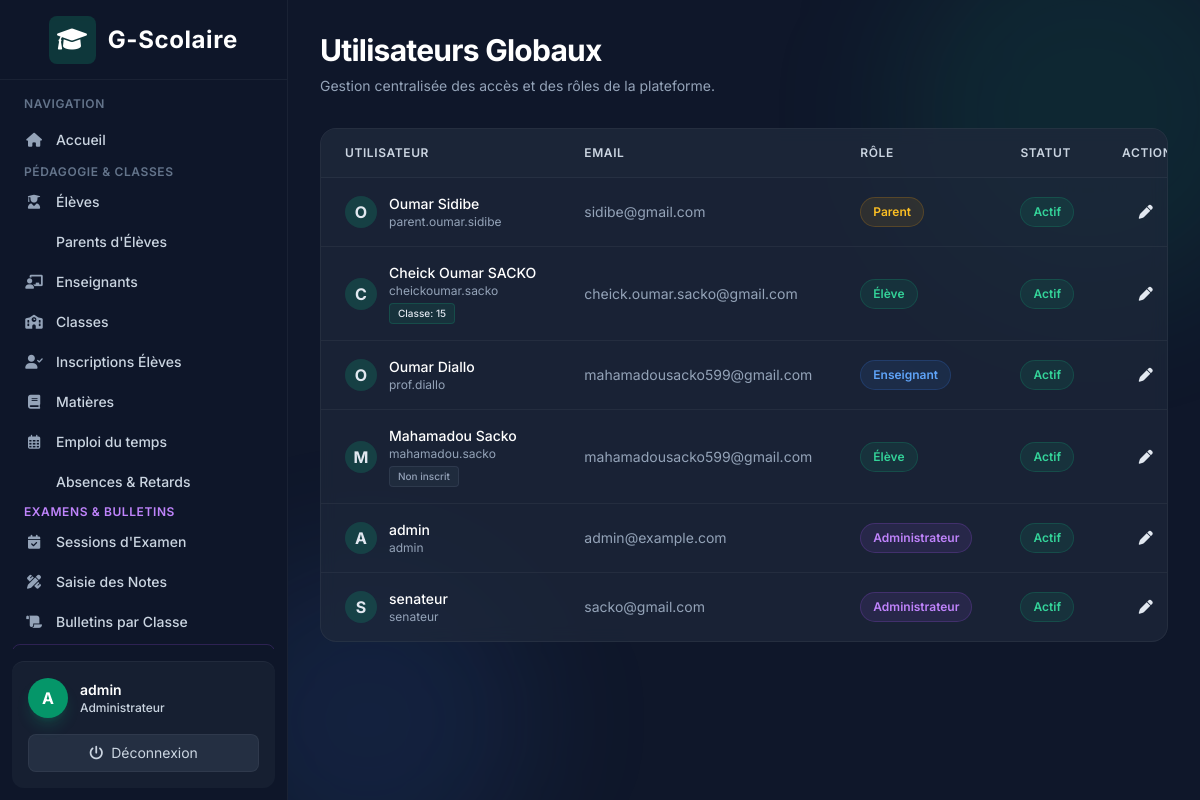
The app's page /system/users/ (signed in) with its own data.
### accounts/models.py (models this page shows)
class User(AbstractUser):
    class Role(models.TextChoices):
        ADMIN = "ADMIN", "Administrateur"
        TEACHER = "TEACHER", "Enseignant"
        STUDENT = "STUDENT", "Élève"
        PARENT = "PARENT", "Parent"
    role = models.CharField(
        max_length=20,
        choices=Role.choices
    )
    phone = models.CharField(max_length=30, blank=True)

### academics/models.py (models this page shows, shortened)
class Enrollment(models.Model):
    student = models.ForeignKey(Student, on_delete=models.CASCADE)
    school_class = models.ForeignKey(
        SchoolClass,
        on_delete=models.CASCADE
    )
    date = models.DateField(auto_now_add=True)
    class Meta:
        unique_together = ("student", "school_class")

class SchoolClass(models.Model):
    LEVEL_CHOICES = [(i, f"Année {i}") for i in range(1, 13)]
    level = models.IntegerField(choices=LEVEL_CHOICES, default=1, verbose_name="Niveau d'année (1-12)")
    section = models.CharField(max_length=10, blank=True, verbose_name="Section / Groupe (ex: A, B, C)")
    name = models.CharField(max_length=100, blank=True, verbose_name="Nom complet (Optionnel)")
    academic_year = models.CharField(max_length=20)
    main_teacher = models.ForeignKey(
        Teacher,
        on_delete=models.SET_NULL,
        null=True,
        blank=True
    )

### accounts/views.py (the view)
# urls.py: path('users/', views.UserListView.as_view(), name='user_list'),
class UserListView(LoginRequiredMixin, AdminRequiredMixin, ListView):
    model = User
    template_name = 'accounts/user_list.html'
    context_object_name = 'users'
    ordering = ['-date_joined']

### accounts/views.py (called while the page is built)
    def test_func(self):
        return self.request.user.role == 'ADMIN'

### templates/accounts/user_list.html (shortened to what this page needs)
{% extends 'base.html' %}
{% block content %}
<div class="mb-8 flex flex-col md:flex-row md:items-end justify-between gap-4">
    <div>
        <h1 class="text-3xl font-bold text-white tracking-tight">Utilisateurs Globaux</h1>
        <p class="text-slate-400 mt-2 text-sm">Gestion centralisée des accès et des rôles de la plateforme.</p>
    </div>
</div>
<div class="card-glass rounded-2xl overflow-hidden">
    <div class="overflow-x-auto">
        <table class="min-w-full divide-y divide-white/5">
            <thead class="bg-slate-800/50">
                <tr>
                    <th scope="col" class="px-6 py-4 text-left text-xs font-semibold text-slate-300 uppercase tracking-wider">
                        Utilisateur
                    </th>
                    <th scope="col" class="px-6 py-4 text-left text-xs font-semibold text-slate-300 uppercase tracking-wider">
                        Email
                    </th>
                    <th scope="col" class="px-6 py-4 text-left text-xs font-semibold text-slate-300 uppercase tracking-wider">
                        Rôle
                    </th>
                    <th scope="col" class="px-6 py-4 text-left text-xs font-semibold text-slate-300 uppercase tracking-wider">
                        Statut
                    </th>
                    <th scope="col" class="px-6 py-4 text-right text-xs font-semibold text-slate-300 uppercase tracking-wider">
                        Actions
                    </th>
                </tr>
            </thead>
            <tbody class="divide-y divide-white/5 bg-transparent">
                {% for target_user in users %}
                <tr class="hover:bg-slate-800/30 transition-colors">
                    <td class="px-6 py-4 whitespace-nowrap">
                        <div class="flex items-center">
                            <div class="h-8 w-8 rounded-full bg-brand-500/20 flex items-center justify-center text-brand-400 font-bold">
                                {{ target_user.first_name|default:target_user.username|make_list|first|upper }}
                            </div>
                            <div class="ml-3">
                                <p class="text-sm font-medium text-white">{{ target_user.get_full_name|default:target_user.username }}</p>
                                <p class="text-xs text-slate-400">{{ target_user.username }}</p>
                                {% if target_user.role == 'STUDENT' and target_user.student %}
                                    {% with enrollment=target_user.student.enrollment_set.first %}
                                        {% if enrollment %}
                                            <span class="inline-flex mt-1 px-2 py-0.5 rounded text-[10px] font-medium bg-brand-500/10 text-brand-400 border border-brand-500/20">
                                                Classe: {{ enrollment.school_class.name }}
                                            </span>
                                        {% else %}
                                            <span class="inline-flex mt-1 px-2 py-0.5 rounded text-[10px] font-medium bg-slate-500/10 text-slate-400 border border-slate-500/20">
                                                Non inscrit
                                            </span>
                                        {% endif %}
                                    {% endwith %}
                                {% endif %}
                            </div>
                        </div>
                    </td>
                    <td class="px-6 py-4 whitespace-nowrap text-sm text-slate-400">
                        {{ target_user.email|default:"Non renseigné" }}
                    </td>
                    <td class="px-6 py-4 whitespace-nowrap">
                        {% if target_user.role == 'ADMIN' %}
                            <span class="px-3 py-1 inline-flex text-xs leading-5 font-semibold rounded-full bg-purple-500/10 text-purple-400 border border-purple-500/20">Administrateur</span>
                        {% elif target_user.role == 'TEACHER' %}
                            <span class="px-3 py-1 inline-flex text-xs leading-5 font-semibold rounded-full bg-blue-500/10 text-blue-400 border border-blue-500/20">Enseignant</span>
                        {% elif target_user.role == 'STUDENT' %}
                            <span class="px-3 py-1 inline-flex text-xs leading-5 font-semibold rounded-full bg-emerald-500/10 text-emerald-400 border border-emerald-500/20">Élève</span>
                        {% elif target_user.role == 'PARENT' %}
                            <span class="px-3 py-1 inline-flex text-xs leading-5 font-semibold rounded-full bg-amber-500/10 text-amber-400 border border-amber-500/20">Parent</span>
                        {% else %}
                            <span class="px-3 py-1 inline-flex text-xs leading-5 font-semibold rounded-full bg-slate-500/10 text-slate-400 border border-slate-500/20">Inconnu</span>
                        {% endif %}
                    </td>
                    <td class="px-6 py-4 whitespace-nowrap">
                        {% if target_user.is_active %}
                            <span class="px-3 py-1 inline-flex text-xs leading-5 font-semibold rounded-full bg-emerald-500/10 text-emerald-400 border border-emerald-500/20">Actif</span>
                        {% else %}
                            <span class="px-3 py-1 inline-flex text-xs leading-5 font-semibold rounded-full bg-red-500/10 text-red-400 border border-red-500/20">Inactif</span>
                        {% endif %}
                    </td>
                    <td class="px-6 py-4 whitespace-nowrap text-right text-sm font-medium">
                        <a href="{% url 'accounts:user_update' target_user.pk %}" class="text-brand-400 hover:text-brand-300 mr-3 transition-colors"><i class="fa-solid fa-pen"></i></a>
                    </td>
                </tr>
                {% empty %}
                <tr>
                    <td colspan="5" class="px-6 py-8 text-center text-sm text-slate-400">
                        Aucun utilisateur enregistré.
                    </td>
                </tr>
                {% endfor %}
            </tbody>
        </table>
    </div>
</div>
{% endblock %}

### templates/base.html (shortened to what this page needs)
<!DOCTYPE html>
<html lang="fr" class="h-full bg-slate-900 text-slate-200">
<head>
    <script src="https://cdn.tailwindcss.com"></script>
    <link href="https://cdnjs.cloudflare.com/ajax/libs/font-awesome/6.0.0/css/all.min.css" rel="stylesheet">
</head>
<body class="h-screen flex overflow-hidden font-sans antialiased bg-slate-900 text-slate-200">
    {% if user.is_authenticated %}
    <div class="hidden md:flex md:flex-shrink-0 z-20">
        <div class="flex flex-col w-72 glass text-slate-300">
            <div class="flex items-center justify-center h-20 border-b border-white/5 px-4">
                <span class="text-2xl font-bold flex items-center gap-3 text-white tracking-wide">
                    <div class="bg-brand-500/20 p-2 rounded-lg text-brand-400">
                        <i class="fa-solid fa-graduation-cap"></i>
                    </div>
                    G-Scolaire
                </span>
            </div>
            <div class="flex-1 flex flex-col overflow-y-auto mt-4 px-3">
                <p class="px-3 text-xs font-semibold text-slate-500 uppercase tracking-wider mb-2">Navigation</p>
                <nav class="flex-1 space-y-1">
                    <a href="{% url 'dashboard' %}" class="nav-item group flex items-center px-3 py-2.5 text-sm font-medium rounded-lg text-slate-300 hover:text-white hover:bg-slate-800/80">
                        <i class="fa-solid fa-house mr-3 w-5 text-center text-slate-400 group-hover:text-brand-400"></i> Accueil
                    </a>
                    {% if user.role == 'ADMIN' or user.is_superuser %}
                        <div class="mt-4 mb-2">
                            <p class="px-3 text-xs font-semibold text-slate-500 uppercase tracking-wider">Pédagogie &amp; Classes</p>
                        </div>
                        <a href="{% url 'students:list' %}" class="nav-item group flex items-center px-3 py-2 text-sm font-medium rounded-lg text-slate-300 hover:text-white hover:bg-slate-800/80">
                            <i class="fa-solid fa-user-graduate mr-3 w-5 text-center text-slate-400 group-hover:text-brand-400"></i> Élèves
                        </a>
                        <a href="{% url 'students:parent_list' %}" class="nav-item group flex items-center px-3 py-2 text-sm font-medium rounded-lg text-slate-300 hover:text-white hover:bg-slate-800/80">
                             Parents d'Élèves
                        </a>
                        <a href="{% url 'teachers:list' %}" class="nav-item group flex items-center px-3 py-2 text-sm font-medium rounded-lg text-slate-300 hover:text-white hover:bg-slate-800/80">
                            <i class="fa-solid fa-chalkboard-user mr-3 w-5 text-center text-slate-400 group-hover:text-brand-400"></i> Enseignants
                        </a>
                        <a href="{% url 'academics:class_list' %}" class="nav-item group flex items-center px-3 py-2 text-sm font-medium rounded-lg text-slate-300 hover:text-white hover:bg-slate-800/80">
                            <i class="fa-solid fa-school mr-3 w-5 text-center text-slate-400 group-hover:text-brand-400"></i> Classes
                        </a>
                        <a href="{% url 'academics:enrollment_list' %}" class="nav-item group flex items-center px-3 py-2 text-sm font-medium rounded-lg text-slate-300 hover:text-white hover:bg-slate-800/80">
                            <i class="fa-solid fa-user-check mr-3 w-5 text-center text-slate-400 group-hover:text-brand-400"></i> Inscriptions Élèves
                        </a>
                        <a href="{% url 'academics:subject_list' %}" class="nav-item group flex items-center px-3 py-2 text-sm font-medium rounded-lg text-slate-300 hover:text-white hover:bg-slate-800/80">
                            <i class="fa-solid fa-book mr-3 w-5 text-center text-slate-400 group-hover:text-brand-400"></i> Matières
                        </a>
                        <a href="{% url 'academics:course_list' %}" class="nav-item group flex items-center px-3 py-2 text-sm font-medium rounded-lg text-slate-300 hover:text-white hover:bg-slate-800/80">
                            <i class="fa-regular fa-calendar-days mr-3 w-5 text-center text-slate-400 group-hover:text-brand-400"></i> Emploi du temps
                        </a>
                        <a href="{% url 'attendance:list' %}" class="nav-item group flex items-center px-3 py-2 text-sm font-medium rounded-lg text-slate-300 hover:text-white hover:bg-slate-800/80">
                             Absences &amp; Retards
                        </a>
                        <div class="mt-5 mb-2">
                            <p class="px-3 text-xs font-semibold text-purple-400 uppercase tracking-wider">Examens &amp; Bulletins</p>
                        </div>
                        <a href="{% url 'exams:session_list' %}" class="nav-item group flex items-center px-3 py-2 text-sm font-medium rounded-lg text-slate-300 hover:text-white hover:bg-slate-800/80">
                            <i class="fa-solid fa-calendar-check mr-3 w-5 text-center text-slate-400 group-hover:text-purple-400"></i> Sessions d'Examen
                        </a>
                        <a href="{% url 'exams:mark_entry_select' %}" class="nav-item group flex items-center px-3 py-2 text-sm font-medium rounded-lg text-slate-300 hover:text-white hover:bg-slate-800/80">
                            <i class="fa-solid fa-pen-ruler mr-3 w-5 text-center text-slate-400 group-hover:text-purple-400"></i> Saisie des Notes
                        </a>
                        <a href="{% url 'exams:bulletin_select' %}" class="nav-item group flex items-center px-3 py-2 text-sm font-medium rounded-lg text-slate-300 hover:text-white hover:bg-slate-800/80">
                            <i class="fa-solid fa-scroll mr-3 w-5 text-center text-slate-400 group-hover:text-purple-400"></i> Bulletins par Classe
                        </a>
                        <a href="{% url 'exams:parent_bulletins' %}" class="nav-item group flex items-center px-3 py-2 text-sm font-medium rounded-lg text-purple-300 hover:text-white hover:bg-purple-900/40 border border-purple-500/20">
                        </a>
                    {% endif %}
                </nav>
            </div>
            <div class="flex-shrink-0 border-t border-white/5 p-4 m-3 rounded-xl bg-slate-800/50">
                <div class="flex items-center w-full">
                    <div class="h-10 w-10 rounded-full bg-brand-600 flex items-center justify-center text-white font-bold shadow-lg shadow-brand-500/20">
                        {{ user.get_full_name|default:user.username|make_list|first|upper }}
                    </div>
                    <div class="ml-3 flex-1 overflow-hidden">
                        <p class="text-sm font-semibold text-white truncate">{{ user.get_full_name|default:user.username }}</p>
                        <p class="text-xs font-medium text-brand-400">{{ user.get_role_display }}</p>
                    </div>
                </div>
                <form method="post" action="{% url 'logout' %}" class="mt-4">
                    <button type="submit" class="w-full text-center text-sm bg-slate-700/50 hover:bg-red-500/20 hover:text-red-400 text-slate-300 py-2 rounded-lg transition-colors flex items-center justify-center gap-2 border border-white/5 hover:border-red-500/30">
                        <i class="fa-solid fa-power-off"></i> Déconnexion
                    </button>
                </form>
            </div>
        </div>
    </div>
    {% endif %}
    <div class="flex flex-col w-0 flex-1 overflow-hidden relative">
        <div class="absolute top-0 right-0 -mr-20 -mt-20 w-96 h-96 bg-brand-500/10 rounded-full blur-3xl pointer-events-none"></div>
        <div class="absolute bottom-0 left-0 -ml-20 -mb-20 w-80 h-80 bg-blue-500/10 rounded-full blur-3xl pointer-events-none"></div>
        <main class="flex-1 relative z-10 overflow-y-auto focus:outline-none">
            <div class="py-8 px-4 sm:px-6 md:px-8 max-w-7xl mx-auto">
                {% block content %}
                {% endblock %}
            </div>
        </main>
    </div>
</body>
</html>

### templates/base.html (style rules this page uses)
.glass { background: rgba(15, 23, 42, 0.7); backdrop-filter: blur(10px); -webkit-backdrop-filter: blur(10px); border-right: 1px solid rgba(255, 255, 255, 0.05); }
.card-glass { background: rgba(30, 41, 59, 0.7); backdrop-filter: blur(8px); -webkit-backdrop-filter: blur(8px); border: 1px solid rgba(255, 255, 255, 0.05); }
.nav-item { transition: all 0.3s cubic-bezier(0.4, 0, 0.2, 1); }

### records on screen
User: get_full_name|make_list "A", get_full_name "admin", role "Administrateur", first_name|make_list "A", username "admin", email "admin@example.com", is_active "Actif"
User: first_name|make_list "O", get_full_name "Oumar Sidibe", username "parent.oumar.sidibe", email "sidibe@gmail.com", role "Parent", is_active "Actif"
User: first_name|make_list "C", get_full_name "Cheick Oumar SACKO", username "cheickoumar.sacko", student.enrollment_set.first.school_class.name "15", email "cheick.oumar.sacko@gmail.com", role "Élève", is_active "Actif"
User: first_name|make_list "O", get_full_name "Oumar Diallo", username "prof.diallo", email "mahamadousacko599@gmail.com", role "Enseignant", is_active "Actif"
User: first_name|make_list "M", get_full_name "Mahamadou Sacko", username "mahamadou.sacko", role "Non inscrit", email "mahamadousacko599@gmail.com", is_active "Actif"
User: first_name|make_list "S", get_full_name "senateur", username "senateur", email "sacko@gmail.com", role "Administrateur", is_active "Actif"
